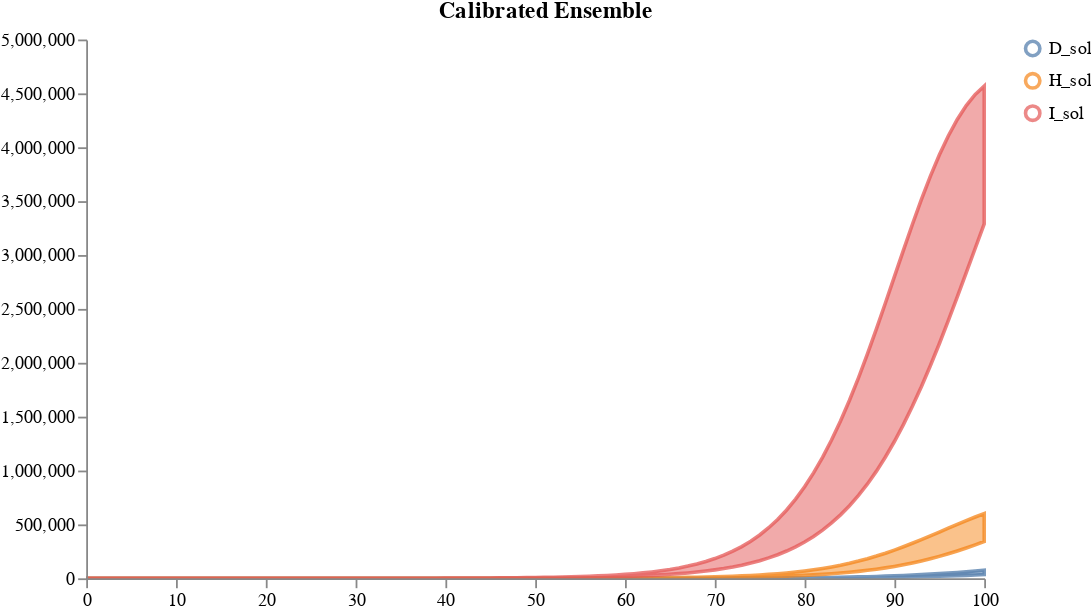

Notebook cell for this chart:
### Code cell
num_samples = 2
model_paths = [model1_location, model4_location]
data_path = "../../notebook/ensemble_eval_sa/NY_data1.csv"
weights = [1/2, 1/2]
solution_mappings = [{"I": "I", "H": "H", "D": "D"},
                     {"I": "I", "H": "H", "D": "D"}, 
                     ]

# Run the calibration and sampling
result = load_and_calibrate_and_sample_ensemble_model(
    model_paths,
    data_path,
    weights,
    solution_mappings,
    num_samples,
    timepoints,
    verbose=True,
    total_population=1.0,
    num_iterations=10,
    time_unit="days",
    visual_options={"title": "Calibrated Ensemble", "subset":".*_sol"}
)

plots.ipy_display(result["visual"])

### Figure 1 — Vega specification as saved in the notebook (floating-point values rounded to 4 significant figures; data arrays with more than 128 entries replaced by an {"elided": "..."} marker saying what was removed)
{"$schema": "https://vega.github.io/schema/vega/v5.json", "axes": [{"name": "x_axis", "orient": "bottom", "scale": "xscale", "zindex": 100}, {"name": "y_axis", "orient": "left", "scale": "yscale", "zindex": 100}], "data": [{"name": "distributions", "values": {"elided": "303 records"}}, {"name": "traces", "transform": [{"expr": "isValid(datum.value)", "type": "filter"}], "values": []}, {"name": "points", "values": []}, {"name": "markers", "values": []}, {"name": "selected", "on": [{"remove": true, "trigger": "clear"}, {"remove": true, "trigger": "!shift"}, {"insert": "clicked", "trigger": "!shift && clicked"}, {"toggle": "clicked", "trigger": "shift && clicked"}]}], "height": 300, "legends": [{"encode": {"labels": {"interactive": true, "name": "legendLabel", "update": {"opacity": [{"test": "!length(data('selected')) || indata('selected', 'value', datum.value)", "value": 1}, {"value": 0.25}]}}, "symbols": {"interactive": true, "name": "legendSymbol", "update": {"fill": {"value": "transparent"}, "opacity": [{"test": "!length(data('selected')) || indata('selected', 'value', datum.value)", "value": 0.7}, {"value": 0.15}], "size": {"value": 64}, "strokeWidth": {"value": 2}}}}, "name": "color_legend", "stroke": "color"}], "marks": [{"from": {"facet": {"data": "points", "groupby": "trajectory", "name": "points_split"}}, "marks": [{"encode": {"hover": {"fillOpacity": {"value": 0.9}}, "update": {"fill": {"field": "trajectory", "scale": "color"}, "fillOpacity": [{"test": "!length(data('selected')) || indata('selected', 'value', datum.trajectory)", "value": 0.5}, {"value": 0.15}], "size": {"value": 10}, "stroke": {"field": "trajectory", "scale": "color"}, "strokeOpacity": [{"test": "!length(data('selected')) || indata('selected', 'value', datum.trajectory)", "value": 0.75}, {"value": 0.15}], "strokeWidth": {"value": 2}, "tooltip": {"field": "value"}, "x": {"field": "timepoint", "scale": "xscale"}, "y": {"field": "value", "scale": "yscale"}}}, "from": {"data": "points"}, "name": "_points_symbol", "type": "symbol", "zindex": 3}, {"encode": {"hover": {"fillOpacity": {"value": 0.9}}, "update": {"interpolate": {"value": "linear"}, "stroke": {"field": "trajectory", "scale": "color"}, "strokeOpacity": [{"test": "!length(data('selected')) || indata('selected', 'value', datum.trajectory)", "value": 0.3}, {"value": 0.1}], "strokeWidth": {"value": 2}, "x": {"field": "timepoint", "scale": "xscale"}, "y": {"field": "value", "scale": "yscale"}}}, "from": {"data": "points"}, "name": "_points_line", "type": "line", "zindex": 3}], "name": "_points", "type": "group", "zindex": 3}, {"from": {"facet": {"data": "traces", "groupby": "trajectory", "name": "traces_split"}}, "marks": [{"encode": {"hover": {"fillOpacity": {"value": 0.9}}, "update": {"interpolate": {"value": "linear"}, "stroke": {"field": "trajectory", "scale": "color"}, "strokeOpacity": [{"test": "!length(data('selected')) || indata('selected', 'value', datum.trajectory)", "value": 0.75}, {"value": 0.15}], "strokeWidth": {"value": 2}, "x": {"field": "timepoint", "scale": "xscale"}, "y": {"field": "value", "scale": "yscale"}}}, "from": {"data": "traces_split"}, "name": "_traces_lines", "type": "line"}], "name": "_traces", "type": "group", "zindex": 2}, {"from": {"facet": {"data": "distributions", "groupby": "trajectory", "name": "trajectory_split"}}, "marks": [{"encode": {"hover": {"fillOpacity": {"value": 0.9}}, "update": {"fill": {"field": "trajectory", "scale": "color"}, "fillOpacity": [{"test": "!length(data('selected')) || indata('selected', 'value', datum.trajectory)", "value": 0.5}, {"value": 0.15}], "interpolate": {"value": "linear"}, "stroke": {"field": "trajectory", "scale": "color"}, "strokeOpacity": [{"test": "!length(data('selected')) || indata('selected', 'value', datum.trajectory)", "value": 0.75}, {"value": 0.15}], "strokeWidth": {"value": 2}, "x": {"field": "timepoint", "scale": "xscale"}, "y": {"field": "upper", "scale": "yscale"}, "y2": {"field": "lower", "scale": "yscale"}}}, "from": {"data": "trajectory_split"}, "type": "area"}], "name": "_distributions", "type": "group", "zindex": 1}, {"marks": [{"encode": {"enter": {"stroke": {"value": "lightgray"}}, "update": {"opacity": {"value": 1}, "x": {"field": "timepoint", "scale": "xscale"}, "y": {"signal": "height"}, "y2": {"value": 0}}}, "from": {"data": "markers"}, "name": "_marker text", "type": "rule"}, {"encode": {"enter": {"fontSize": {"value": 8}, "text": {"field": "datum.label"}, "y": {"value": 0}}}, "from": {"data": "_marker text"}, "name": "_marker flags", "transform": [{"as": ["x", "_y", "opacity", "align", "baseline"], "lineAnchor": "start", "offset": [1], "size": {"signal": "[width, height]"}, "type": "label"}], "type": "text"}], "name": "_markers", "type": "group"}], "scales": [{"domain": {"fields": [{"data": "distributions", "field": "timepoint"}, {"data": "traces", "field": "timepoint"}, {"data": "points", "field": "timepoint"}, {"data": "markers", "field": "timepoint"}]}, "name": "xscale", "range": "width", "type": "linear", "zero": false}, {"domain": {"fields": [{"data": "distributions", "field": "lower"}, {"data": "distributions", "field": "upper"}, {"data": "traces", "field": "value"}, {"data": "points", "field": "value"}]}, "name": "yscale", "nice": true, "range": "height", "type": "linear", "zero": true}, {"domain": {"fields": [{"data": "distributions", "field": "trajectory"}, {"data": "traces", "field": "trajectory"}, {"data": "points", "field": "trajectory"}]}, "name": "color", "range": "category", "type": "ordinal"}], "signals": [{"name": "clear", "on": [{"events": "mouseup[!event.item]", "force": true, "update": "true"}], "value": true}, {"name": "shift", "on": [{"events": "@legendSymbol:click, @legendLabel:click", "force": true, "update": "event.shiftKey"}], "value": false}, {"name": "clicked", "on": [{"events": "@legendSymbol:click, @legendLabel:click", "force": true, "update": "{value: datum.value}"}], "value": null}], "title": "Calibrated Ensemble", "width": 500}
